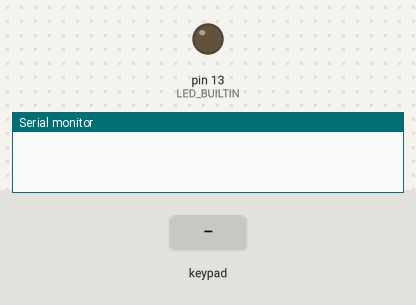
Bench run of a sketch on a simulated Arduino Mega 2560, built with avr-gcc and run on an emulated ATmega2560. On the bench: output pins drawn as LEDs (lit = HIGH), the last lines printed to the serial monitor. Inputs (shaded band) come from the test bench.

Above: at 1.2 s.
1.3 s: keypad keys 2 1 1 D pressed 0.4 s apart
At 3.3 s:
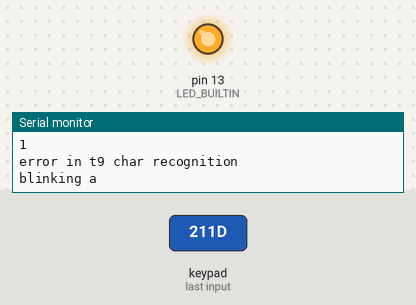
4.9 s: key 'A' pressed
6.9 s: key 'B' pressed
8.4 s: keypad keys 2 1 1 # pressed 0.4 s apart
11.5 s: key 'C' pressed
13.0 s: keypad keys 2 1 1 * pressed 0.4 s apart
Timing chart, 0 to 16.0 s (numbered marks = the images above; inputs shaded):
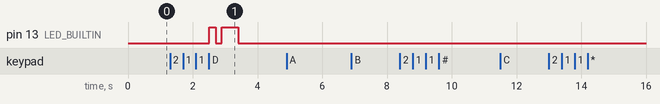

Measured:
- after the input at 1.3 s, pin 13 (LED_BUILTIN): LOW → HIGH after 1.2 s, → LOW 0.20 s later, → HIGH 0.20 s later, → LOW 0.50 s later

The sketch:

4_keypadMorse.ino
```cpp
#include <Keypad.h>

//these are all the variables that code every letter in morse code: 1 is short, 2 is long
String a = "12";String b = "211";String c = "2121";String d = "211";String e = "1";String f = "1121";String g = "221";
String h = "1111";String i = "11";String j = "1222";String k = "212";String l = "1211";String m = "22";String n = "21";
String o = "222";String p = "1221";String q = "2212";String r = "121";String s = "111";String t = "2";String u = "112";
String v = "1112";String w = "122";String x = "2112";String y = "2122";String z = "2211";String zero = "22222";
String one = "12222";String two = "11222";String three = "11122";String four = "11112";String five = "11111";
String six = "21111";String seven = "22111";String eight = "22211";String nine = "22221";
const byte ROWS = 4;  //rows of the keypad
const byte COLS = 4;  //columns of the keypad
//this matrix contains all the symbols of the keypad
char hexaKeys[ROWS][COLS] = {
  {'1','2','3','A'},
  {'4','5','6','B'},
  {'7','8','9','C'},
  {'*','0','#','D'}
};
byte rowPins[ROWS] = {49, 48, 47, 46}; //connect to the row pinouts of the keypad
byte colPins[COLS] = {45, 44, 43, 42}; //connect to the column pinouts of the keypad
//instantiating the keypad
Keypad customKeypad = Keypad(makeKeymap(hexaKeys), rowPins, colPins, ROWS, COLS);
String phrase;  //this string will contain the t9 strokes phrase
String decoded; //this string will contain the human-readable phrase

//this function takes in the string that represents duration of the letters: 1 is short (dot), 2 is long (line)
void lightUp(String letter){
  int pnt;  //loop counter

  //this loop iterates over the string passed to the function with pnt
  for(pnt = 0; pnt < letter.length(); pnt++){
    //the program lights up the LED for 200 ms if the duration is short (1), 400 ms if the duration is long (2)
    if(letter[pnt] == '1'){
      digitalWrite(LED_BUILTIN, true);
      delay(200);
      digitalWrite(LED_BUILTIN, false);
      delay(200);
    }else if(letter[pnt] == '2'){
      digitalWrite(LED_BUILTIN, true);
      delay(500);
      digitalWrite(LED_BUILTIN, false);
      delay(200);
    }else{
      Serial.print("lightUp: error, no 1 or 2 detected\n");
    }
  }
  delay(800);
}

//this function converts every letter of the decoded phrase in morse code
void lightUpPhrase(String decodedPhrase){
  int pnt, intLetter; //loop counter and the ASCII code for the char

  //this loop iterates over the decodedPhrase with pnt
  for(pnt = 0; pnt < decodedPhrase.length(); pnt++){
    //if there's a space intLetter is set to -1
    if(decodedPhrase[pnt] == ' '){
      intLetter = -1;
    }else{
      //the program converts the letter pointed by pnt to the respective ASCII code
      intLetter = int(decodedPhrase[pnt]);
    }
    //this switch-case calls for the lightUp function depending on the character's ASCII code
    switch(intLetter){
      case 97:        lightUp(a);      break;
      case 98:        lightUp(b);      break;
      case 99:        lightUp(c);      break;
      case 100:        lightUp(d);      break;
      case 101:        lightUp(e);      break;
      case 102:        lightUp(f);      break;
      case 103:        lightUp(g);      break;
      case 104:        lightUp(h);      break;
      case 105:        lightUp(i);      break;
      case 106:        lightUp(j);      break;
      case 107:        lightUp(k);      break;
      case 108:        lightUp(l);      break;
      case 109:        lightUp(m);      break;
      case 110:        lightUp(n);      break;
      case 111:        lightUp(o);      break;
      case 112:        lightUp(p);      break;
      case 113:        lightUp(q);      break;
      case 114:        lightUp(r);      break;
      case 115:        lightUp(s);      break;
      case 116:        lightUp(t);      break;
      case 117:        lightUp(u);      break;
      case 118:        lightUp(v);      break;
      case 119:        lightUp(w);      break;
      case 120:        lightUp(x);      break;
      case 121:        lightUp(y);      break;
      case 122:        lightUp(z);      break;
      case 48:        lightUp(zero);      break;
      case 49:        lightUp(one);      break;
      case 50:        lightUp(two);      break;
      case 51:        lightUp(three);      break;
      case 52:        lightUp(four);      break;
      case 53:        lightUp(five);      break;
      case 54:        lightUp(six);      break;
      case 55:        lightUp(seven);      break;
      case 56:        lightUp(eight);      break;
      case 57:        lightUp(nine);      break;
      case -1:        delay(1000);      break;
      default:        Serial.print("lightUpPhrase: char " + String(intLetter) + " not recognized\n"); break;
    } //switch selection end
  } //for loop end
}

//this function translates the t9 strokes into a human-readable string
String decodePhrase(String rawPhrase){
  String decodedPhrase, singleChar; //phrase that's going to be passed to the lightup function and the singleChar holder
  char currChar, prevChar;          //current and previous char pointed while decoding the t9 phrase
  int newChar = false;              //newWord boolean
  int pnt;                          //loop counter

  //initializing strings and chars
  decodedPhrase = singleChar = "";
  currChar = prevChar = ' ';

  //if the phrase is an empty string I return the function with an empty string
  if(rawPhrase.equals("")){
    return decodedPhrase;
  }

  //if the end of the phrase isn't terminated then I add an hash symbol
  if(rawPhrase[rawPhrase.length() -1] != '#'){
    rawPhrase += "#";
  }

  //loop over the t9 phrase
  for(pnt = 0; pnt < rawPhrase.length(); pnt++){
    //if pnt is 0 then pnt is pointing at the first char of the phrase: I set the previous char is the same as the current
    if(pnt == 0 || prevChar == '#'){
      currChar = rawPhrase[pnt];
      prevChar = currChar;
      singleChar += currChar;
    //if pnt > 0 then pntr points at some point of a phrase
    }else{
      currChar = rawPhrase[pnt];
      //it the current char is an hash then there's a space, aka a new word
      if(currChar == '#'){
        newChar = true;
        prevChar = currChar;
      //if the current char differs from the previous one, then a new human-readable char is starting
      }else if(currChar != prevChar){
        newChar = true;
        prevChar = currChar;
      //if currChar == prevChar then the t9 char continues
      }else{
        singleChar += currChar;
        prevChar = currChar;
      }
    }

    //if newChar is true then the t9 letter contained in singleChar is completed
    if(newChar == true){
      //for every t9 combination I add the corresponding char to the decoded string
      if(singleChar.equals("2")){
        decodedPhrase += "a";
      }else if(singleChar.equals("22")){
        decodedPhrase += "b";
      }else if(singleChar.equals("222")){
        decodedPhrase += "c";
      }else if(singleChar.equals("3")){
        decodedPhrase += "d";
      }else if(singleChar.equals("33")){
        decodedPhrase += "e";
      }else if(singleChar.equals("333")){
        decodedPhrase += "f";
      }else if(singleChar.equals("4")){
        decodedPhrase += "g";
      }else if(singleChar.equals("44")){
        decodedPhrase += "h";
      }else if(singleChar.equals("444")){
        decodedPhrase += "i";
      }else if(singleChar.equals("5")){
        decodedPhrase += "j";
      }else if(singleChar.equals("55")){
        decodedPhrase += "k";
      }else if(singleChar.equals("555")){
        decodedPhrase += "l";
      }else if(singleChar.equals("6")){
        decodedPhrase += "m";
      }else if(singleChar.equals("66")){
        decodedPhrase += "n";
      }else if(singleChar.equals("666")){
        decodedPhrase += "o";
      }else if(singleChar.equals("7")){
        decodedPhrase += "p";
      }else if(singleChar.equals("77")){
        decodedPhrase += "q";
      }else if(singleChar.equals("777")){
        decodedPhrase += "r";
      }else if(singleChar.equals("7777")){
        decodedPhrase += "s";
      }else if(singleChar.equals("8")){
        decodedPhrase += "t";
      }else if(singleChar.equals("88")){
        decodedPhrase += "u";
      }else if(singleChar.equals("888")){
        decodedPhrase += "v";
      }else if(singleChar.equals("9")){
        decodedPhrase += "w";
      }else if(singleChar.equals("99")){
        decodedPhrase += "x";
      }else if(singleChar.equals("999")){
        decodedPhrase += "y";
      }else if(singleChar.equals("9999")){
        decodedPhrase += "z";
      }else if(singleChar.equals("0")){
        decodedPhrase += "0";
      }else if(singleChar.equals("1")){
        decodedPhrase += "1";
      }else if(singleChar.equals("2222")){
        decodedPhrase += "2";
      }else if(singleChar.equals("3333")){
        decodedPhrase += "3";
      }else if(singleChar.equals("4444")){
        decodedPhrase += "4";
      }else if(singleChar.equals("5555")){
        decodedPhrase += "5";
      }else if(singleChar.equals("6666")){
        decodedPhrase += "6";
      }else if(singleChar.equals("77777")){
        decodedPhrase += "7";
      }else if(singleChar.equals("8888")){
        decodedPhrase += "8";
      }else if(singleChar.equals("99999")){
        decodedPhrase += "9";
      }else{
        Serial.print("error in t9 char recognition\n");
      }
      //after adding the char to the final string, I reset newChar to false and I set singleChar to an empty string
      newChar = false;
      singleChar = "";
      //if the last seen char wasn't an hash, then I add the previous char in the singleChar string, if not I add a space to the decoded phrase
      if(prevChar != '#'){
        singleChar += prevChar;
      }else{
        decodedPhrase += " ";
      }
    }
  }

  return decodedPhrase;
}

void setup() {
  Serial.begin(9600);
  pinMode(LED_BUILTIN, OUTPUT);
}

void loop() {
  char customKey = customKeypad.getKey();

  if(customKey){
    //A prints the raw t9 phrase
    if(customKey == 'A'){
      Serial.print("raw phrase = " + phrase + "\n");
    //B prints the decoded phrase
    }else if(customKey == 'B'){
      Serial.print("decoded phrase = " + decoded + "\n");
    //C cancels the decoded and raw phrases
    }else if(customKey == 'C'){
      Serial.print("wiped out previous phrase\n");
      phrase = "";
      decoded = "";
    //D decodes the t9 phrase into a human-readable phrase and passes the string to the function that blinks in morse code
    }else if(customKey == 'D'){
      //decoding the t9 phrase into a human-readable phrase
      decoded = decodePhrase(phrase);
      Serial.print("blinking " + decoded + "\n");
      //repeating the phrase in morse code
      lightUpPhrase(decoded);
      Serial.print("done blinking " + decoded + "\n");
    // * does nothing
    }else if(customKey == '*'){
      Serial.print("unused key\n");
    }else{
      if(phrase.length() >= 100){
        Serial.println("Max phrase count reached");
      }else{
        Serial.println(customKey);
        phrase+= customKey;
      }
    }
  }
}
```
